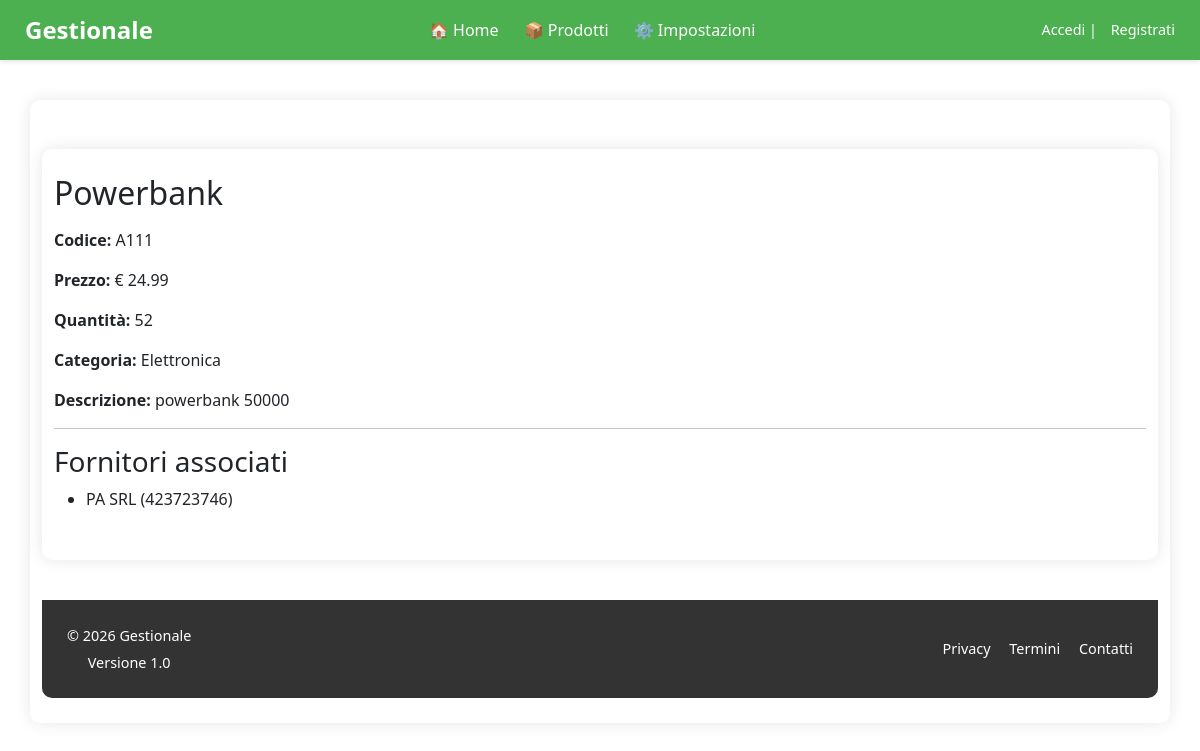
/prodotti/10, run on an earlier commit of the app's database.
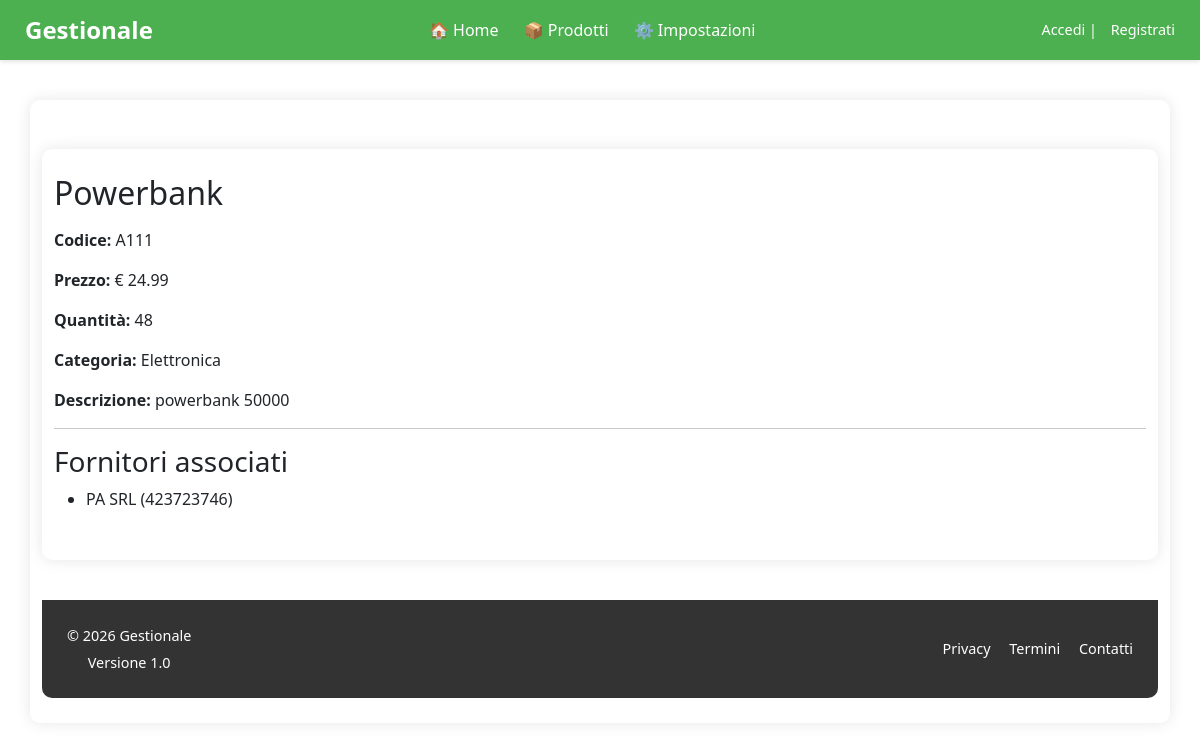
And on a later commit of the database.
### app/models.py (models this page shows)
class Prodotto(db.Model):
    id = db.Column(db.Integer, primary_key=True)
    codice = db.Column(db.String(50), unique=True, nullable=False)
    nome = db.Column(db.String(200), nullable=False)
    descrizione = db.Column(db.Text)
    prezzo = db.Column(db.Numeric(10, 2), nullable=False)
    quantita = db.Column(db.Integer, default=0)
    attivo = db.Column(db.Boolean, default=True)
    categoria_id = db.Column(db.Integer, db.ForeignKey('categoria.id'), nullable=False)
    fornitori = db.relationship(
        'User',
        secondary=fornitore_prodotto,
        back_populates='prodotti'
    )

### app/routes.py (the view)
@main.route('/prodotti/<int:id>')
def dettaglio_prodotto(id):
    prodotto = Prodotto.query.get_or_404(id)
    return render_template('prodotti/dettaglio_prodotto.html', prodotto=prodotto)

### app/templates/prodotti/dettaglio_prodotto.html (shortened to what this page needs)
{% extends 'layout/base.html' %}
{% block content %}
<div class="container mt-4">
    <h2 class="mb-3">{{ prodotto.nome }}</h2>
    <p><strong>Codice:</strong> {{ prodotto.codice }}</p>
    <p><strong>Prezzo:</strong> € {{ prodotto.prezzo }}</p>
    <p><strong>Quantità:</strong> {{ prodotto.quantita }}</p>
    <p><strong>Categoria:</strong> {{ prodotto.categoria.nome }}</p>
    {% if prodotto.descrizione %}
        <p><strong>Descrizione:</strong> {{ prodotto.descrizione }}</p>
    {% else %}
        <p class="text-muted"><em>Nessuna descrizione disponibile</em></p>
    {% endif %}
    <hr>
    <h3 class="mt-3">Fornitori associati</h3>
    <ul>
        {% for f in prodotto.fornitori %}
            <li>{{ f.ragione_sociale }} ({{ f.partita_iva }})</li>
        {% else %}
            <li class="text-muted">Nessun fornitore associato</li>
        {% endfor %}
    </ul>
</div>
{% endblock %}

What changed in the data, as far as the page shows it:
changed Prodotto "Powerbank": quantita "52" → "48"
